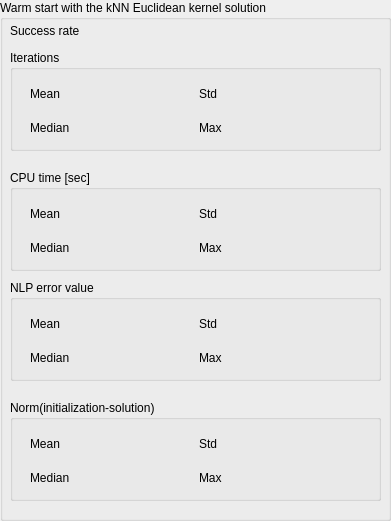
           <widget class="QGroupBox" name="groupBox_ws_knn_eucl_plan">
            <property name="geometry">
             <rect>
              <x>420</x>
              <y>10</y>
              <width>391</width>
              <height>521</height>
             </rect>
            </property>
            <property name="title">
             <string>Warm start with the kNN Euclidean kernel solution</string>
            </property>
            <widget class="QWidget" name="layoutWidget_9">
             <property name="geometry">
              <rect>
               <x>10</x>
               <y>20</y>
               <width>231</width>
               <height>21</height>
              </rect>
             </property>
             <layout class="QHBoxLayout" name="horizontalLayout_85">
              <item>
               <widget class="QLabel" name="label_rate_ws_knn_eucl_plan">
                <property name="text">
                 <string>Success rate</string>
                </property>
               </widget>
              </item>
              <item>
               <widget class="QLabel" name="label_rate_ws_knn_eucl_plan_value">
                <property name="text">
                 <string/>
                </property>
               </widget>
              </item>
             </layout>
            </widget>
            <widget class="QGroupBox" name="groupBox_iter_ws_knn_eucl_plan">
             <property name="geometry">
              <rect>
               <x>10</x>
               <y>50</y>
               <width>371</width>
               <height>101</height>
              </rect>
             </property>
             <property name="title">
              <string>Iterations</string>
             </property>
             <widget class="QWidget" name="layoutWidget_10">
              <property name="geometry">
               <rect>
                <x>20</x>
                <y>30</y>
                <width>331</width>
                <height>61</height>
               </rect>
              </property>
              <layout class="QVBoxLayout" name="verticalLayout_25">
               <item>
                <layout class="QHBoxLayout" name="horizontalLayout_86">
                 <item>
                  <layout class="QHBoxLayout" name="horizontalLayout_87">
                   <item>
                    <widget class="QLabel" name="label__iter_mean_ws_knn_eucl_plan">
                     <property name="text">
                      <string>Mean</string>
                     </property>
                    </widget>
                   </item>
                   <item>
                    <widget class="QLabel" name="label_iter_mean_ws_knn_eucl_plan_value">
                     <property name="text">
                      <string/>
                     </property>
                    </widget>
                   </item>
                  </layout>
                 </item>
                 <item>
                  <layout class="QHBoxLayout" name="horizontalLayout_88">
                   <item>
                    <widget class="QLabel" name="label_iter_std_ws_knn_eucl_plan">
                     <property name="text">
                      <string>Std</string>
                     </property>
                    </widget>
                   </item>
                   <item>
                    <widget class="QLabel" name="label_iter_std_ws_knn_eucl_plan_value">
                     <property name="text">
                      <string/>
                     </property>
                    </widget>
                   </item>
                  </layout>
                 </item>
                </layout>
               </item>
               <item>
                <layout class="QHBoxLayout" name="horizontalLayout_89">
                 <item>
                  <layout class="QHBoxLayout" name="horizontalLayout_90">
                   <item>
                    <widget class="QLabel" name="label_iter_median_ws_knn_eucl_plan">
                     <property name="text">
                      <string>Median</string>
                     </property>
                    </widget>
                   </item>
                   <item>
                    <widget class="QLabel" name="label_iter_median_ws_knn_eucl_plan_value">
                     <property name="text">
                      <string/>
                     </property>
                    </widget>
                   </item>
                  </layout>
                 </item>
                 <item>
                  <layout class="QHBoxLayout" name="horizontalLayout_91">
                   <item>
                    <widget class="QLabel" name="label_iter_max_ws_knn_eucl_plan">
                     <property name="text">
                      <string>Max</string>
                     </property>
                    </widget>
                   </item>
                   <item>
                    <widget class="QLabel" name="label_iter_max_ws_knn_eucl_plan_value">
                     <property name="text">
                      <string/>
                     </property>
                    </widget>
                   </item>
                  </layout>
                 </item>
                </layout>
               </item>
              </layout>
             </widget>
            </widget>
            <widget class="QGroupBox" name="groupBox_cpu_ws_knn_eucl_plan">
             <property name="geometry">
              <rect>
               <x>10</x>
               <y>170</y>
               <width>371</width>
               <height>101</height>
              </rect>
             </property>
             <property name="title">
              <string>CPU time [sec]</string>
             </property>
             <widget class="QWidget" name="layoutWidget_11">
              <property name="geometry">
               <rect>
                <x>20</x>
                <y>30</y>
                <width>331</width>
                <height>61</height>
               </rect>
              </property>
              <layout class="QVBoxLayout" name="verticalLayout_26">
               <item>
                <layout class="QHBoxLayout" name="horizontalLayout_92">
                 <item>
                  <layout class="QHBoxLayout" name="horizontalLayout_93">
                   <item>
                    <widget class="QLabel" name="label_cpu_mean_ws_knn_eucl_plan">
                     <property name="text">
                      <string>Mean</string>
                     </property>
                    </widget>
                   </item>
                   <item>
                    <widget class="QLabel" name="label_cpu_mean_ws_knn_eucl_plan_value">
                     <property name="text">
                      <string/>
                     </property>
                    </widget>
                   </item>
                  </layout>
                 </item>
                 <item>
                  <layout class="QHBoxLayout" name="horizontalLayout_94">
                   <item>
                    <widget class="QLabel" name="label_cpu_std_ws_knn_eucl_plan">
                     <property name="text">
                      <string>Std</string>
                     </property>
                    </widget>
                   </item>
                   <item>
                    <widget class="QLabel" name="label_cpu_std_ws_knn_eucl_plan_value">
                     <property name="text">
                      <string/>
                     </property>
                    </widget>
                   </item>
                  </layout>
                 </item>
                </layout>
               </item>
               <item>
                <layout class="QHBoxLayout" name="horizontalLayout_95">
                 <item>
                  <layout class="QHBoxLayout" name="horizontalLayout_96">
                   <item>
                    <widget class="QLabel" name="label_cpu_median_ws_knn_eucl_plan">
                     <property name="text">
                      <string>Median</string>
                     </property>
                    </widget>
                   </item>
                   <item>
                    <widget class="QLabel" name="label_cpu_median_ws_knn_eucl_plan_value">
                     <property name="text">
                      <string/>
                     </property>
                    </widget>
                   </item>
                  </layout>
                 </item>
                 <item>
                  <layout class="QHBoxLayout" name="horizontalLayout_97">
                   <item>
                    <widget class="QLabel" name="label_cpu_max_ws_knn_eucl_plan">
                     <property name="text">
                      <string>Max</string>
                     </property>
                    </widget>
                   </item>
                   <item>
                    <widget class="QLabel" name="label_cpu_max_ws_knn_eucl_plan_value">
                     <property name="text">
                      <string/>
                     </property>
                    </widget>
                   </item>
                  </layout>
                 </item>
                </layout>
               </item>
              </layout>
             </widget>
            </widget>
            <widget class="QGroupBox" name="groupBox_cost_ws_knn_eucl_plan">
             <property name="geometry">
              <rect>
               <x>10</x>
               <y>280</y>
               <width>371</width>
               <height>101</height>
              </rect>
             </property>
             <property name="title">
              <string>NLP error value</string>
             </property>
             <widget class="QWidget" name="layoutWidget_12">
              <property name="geometry">
               <rect>
                <x>20</x>
                <y>30</y>
                <width>331</width>
                <height>61</height>
               </rect>
              </property>
              <layout class="QVBoxLayout" name="verticalLayout_27">
               <item>
                <layout class="QHBoxLayout" name="horizontalLayout_98">
                 <item>
                  <layout class="QHBoxLayout" name="horizontalLayout_99">
                   <item>
                    <widget class="QLabel" name="label_cost_mean_ws_knn_eucl_plan">
                     <property name="text">
                      <string>Mean</string>
                     </property>
                    </widget>
                   </item>
                   <item>
                    <widget class="QLabel" name="label_cost_mean_ws_knn_eucl_plan_value">
                     <property name="text">
                      <string/>
                     </property>
                    </widget>
                   </item>
                  </layout>
                 </item>
                 <item>
                  <layout class="QHBoxLayout" name="horizontalLayout_100">
                   <item>
                    <widget class="QLabel" name="label_cost_std_ws_knn_eucl_plan">
                     <property name="text">
                      <string>Std</string>
                     </property>
                    </widget>
                   </item>
                   <item>
                    <widget class="QLabel" name="label_cost_std_ws_knn_eucl_plan_value">
                     <property name="text">
                      <string/>
                     </property>
                    </widget>
                   </item>
                  </layout>
                 </item>
                </layout>
               </item>
               <item>
                <layout class="QHBoxLayout" name="horizontalLayout_101">
                 <item>
                  <layout class="QHBoxLayout" name="horizontalLayout_102">
                   <item>
                    <widget class="QLabel" name="label_cost_median_ws_knn_eucl_plan">
                     <property name="text">
                      <string>Median</string>
                     </property>
                    </widget>
                   </item>
                   <item>
                    <widget class="QLabel" name="label_cost_median_ws_knn_eucl_plan_value">
                     <property name="text">
                      <string/>
                     </property>
                    </widget>
                   </item>
                  </layout>
                 </item>
                 <item>
                  <layout class="QHBoxLayout" name="horizontalLayout_103">
                   <item>
                    <widget class="QLabel" name="label_cost_max_ws_knn_eucl_plan">
                     <property name="text">
                      <string>Max</string>
                     </property>
                    </widget>
                   </item>
                   <item>
                    <widget class="QLabel" name="label_cost_max_ws_knn_eucl_plan_value">
                     <property name="text">
                      <string/>
                     </property>
                    </widget>
                   </item>
                  </layout>
                 </item>
                </layout>
               </item>
              </layout>
             </widget>
            </widget>
            <widget class="QGroupBox" name="groupBox_diff_ws_knn_eucl_plan">
             <property name="geometry">
              <rect>
               <x>10</x>
               <y>400</y>
               <width>371</width>
               <height>101</height>
              </rect>
             </property>
             <property name="title">
              <string>Norm(initialization-solution)</string>
             </property>
             <widget class="QWidget" name="layoutWidget_58">
              <property name="geometry">
               <rect>
                <x>20</x>
                <y>30</y>
                <width>331</width>
                <height>61</height>
               </rect>
              </property>
              <layout class="QVBoxLayout" name="verticalLayout_63">
               <item>
                <layout class="QHBoxLayout" name="horizontalLayout_321">
                 <item>
                  <layout class="QHBoxLayout" name="horizontalLayout_322">
                   <item>
                    <widget class="QLabel" name="label_diff_mean_ws_knn_eucl_plan">
                     <property name="text">
                      <string>Mean</string>
                     </property>
                    </widget>
                   </item>
                   <item>
                    <widget class="QLabel" name="label_diff_mean_ws_knn_eucl_plan_value">
                     <property name="text">
                      <string/>
                     </property>
                    </widget>
                   </item>
                  </layout>
                 </item>
                 <item>
                  <layout class="QHBoxLayout" name="horizontalLayout_323">
                   <item>
                    <widget class="QLabel" name="label_diff_std_ws_knn_eucl_plan">
                     <property name="text">
                      <string>Std</string>
                     </property>
                    </widget>
                   </item>
                   <item>
                    <widget class="QLabel" name="label_diff_std_ws_knn_eucl_plan_value">
                     <property name="text">
                      <string/>
                     </property>
                    </widget>
                   </item>
                  </layout>
                 </item>
                </layout>
               </item>
               <item>
                <layout class="QHBoxLayout" name="horizontalLayout_324">
                 <item>
                  <layout class="QHBoxLayout" name="horizontalLayout_325">
                   <item>
                    <widget class="QLabel" name="label_diff_median_ws_knn_eucl_plan">
                     <property name="text">
                      <string>Median</string>
                     </property>
                    </widget>
                   </item>
                   <item>
                    <widget class="QLabel" name="label_diff_median_ws_knn_eucl_plan_value">
                     <property name="text">
                      <string/>
                     </property>
                    </widget>
                   </item>
                  </layout>
                 </item>
                 <item>
                  <layout class="QHBoxLayout" name="horizontalLayout_326">
                   <item>
                    <widget class="QLabel" name="label_diff_max_ws_knn_eucl_plan">
                     <property name="text">
                      <string>Max</string>
                     </property>
                    </widget>
                   </item>
                   <item>
                    <widget class="QLabel" name="label_diff_max_ws_knn_eucl_plan_value">
                     <property name="text">
                      <string/>
                     </property>
                    </widget>
                   </item>
                  </layout>
                 </item>
                </layout>
               </item>
              </layout>
             </widget>
            </widget>
           </widget>
